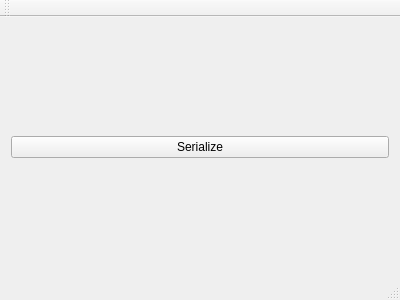
<?xml version="1.0" encoding="UTF-8"?>
<ui version="4.0">
 <class>MainWindow</class>
 <widget class="QMainWindow" name="MainWindow">
  <property name="geometry">
   <rect>
    <x>0</x>
    <y>0</y>
    <width>400</width>
    <height>300</height>
   </rect>
  </property>
  <property name="windowTitle">
   <string>MainWindow</string>
  </property>
  <widget class="QWidget" name="centralWidget">
   <layout class="QGridLayout" name="gridLayout_2">
    <item row="0" column="0">
     <layout class="QGridLayout" name="widgetLayout">
      <item row="0" column="0">
       <widget class="QPushButton" name="btnSerialize">
        <property name="text">
         <string>Serialize</string>
        </property>
       </widget>
      </item>
     </layout>
    </item>
   </layout>
  </widget>
  <widget class="QMenuBar" name="menuBar">
   <property name="geometry">
    <rect>
     <x>0</x>
     <y>0</y>
     <width>400</width>
     <height>21</height>
    </rect>
   </property>
  </widget>
  <widget class="QToolBar" name="mainToolBar">
   <attribute name="toolBarArea">
    <enum>TopToolBarArea</enum>
   </attribute>
   <attribute name="toolBarBreak">
    <bool>false</bool>
   </attribute>
  </widget>
  <widget class="QStatusBar" name="statusBar"/>
 </widget>
 <layoutdefault spacing="6" margin="11"/>
 <resources/>
 <connections/>
</ui>
